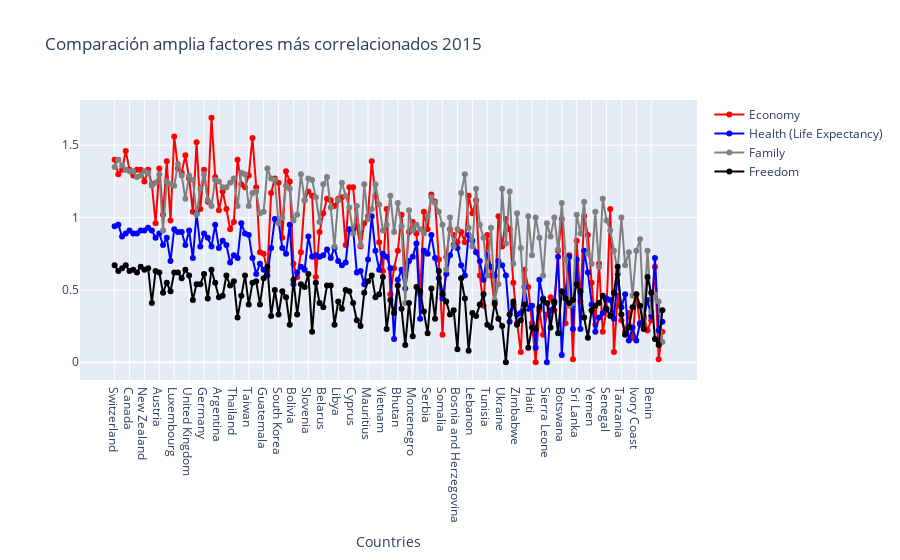

The notebook cell saved with this chart:
### Markdown cell above
Factores por paises

### Code cell
factorstop = df15.iloc[:,:]
        # Creating trace1
trace1 = go.Scatter(x = df15['Country'],
                    y = df15['Economy (GDP per Capita)'],
                    mode = "lines+markers",
                    name = "Economy",
                    marker = dict(color = 'red'),
                    text= df15.Country)

        # Creating trace2
trace2 = go.Scatter(x = df15['Country'],
                    y = df15['Health (Life Expectancy)'],
                    mode = "lines+markers",
                    name = "Health (Life Expectancy)",
                    marker = dict(color = 'blue'),
                    text= df15.Country)

        # Creating trace3
trace3 = go.Scatter(x = df15['Country'],
                    y = df15['Family'],
                    mode = "lines+markers",
                    name = "Family",
                    marker = dict(color = 'grey'),
                    text= df15.Country)

        # Creating trace4
trace4 = go.Scatter(x = df15['Country'],
                    y = df15["Freedom"],
                    mode = "lines+markers",
                    name = "Freedom",
                    marker = dict(color = 'black'),
                    text= df15.Country)

       
data = [trace1, trace2, trace3, trace4]
layout = dict(title = 'Comparación amplia factores más correlacionados 2015',
              xaxis= dict(title= 'Countries',ticklen= 4,zeroline= False),
              hovermode="x unified")
figfactores15 = dict(data = data,layout = layout)

iplot(figfactores15)

### Figure 1 — Plotly figure (JSON) as saved in the notebook; plotly's stock layout.template omitted (floating-point values rounded to 4 significant figures; data arrays with more than 128 entries replaced by an {"elided": "..."} marker saying what was removed)
{"data": [{"marker": {"color": "red"}, "mode": "lines+markers", "name": "Economy", "text": {"elided": "148 str values"}, "type": "scatter", "x": {"elided": "148 str values"}, "y": {"elided": "148 float values"}}, {"marker": {"color": "blue"}, "mode": "lines+markers", "name": "Health (Life Expectancy)", "text": {"elided": "148 str values"}, "type": "scatter", "x": {"elided": "148 str values"}, "y": {"elided": "148 float values"}}, {"marker": {"color": "grey"}, "mode": "lines+markers", "name": "Family", "text": {"elided": "148 str values"}, "type": "scatter", "x": {"elided": "148 str values"}, "y": {"elided": "148 float values"}}, {"marker": {"color": "black"}, "mode": "lines+markers", "name": "Freedom", "text": {"elided": "148 str values"}, "type": "scatter", "x": {"elided": "148 str values"}, "y": {"elided": "148 float values"}}], "layout": {"hovermode": "x unified", "title": {"text": "Comparación amplia factores más correlacionados 2015"}, "xaxis": {"ticklen": 4, "title": {"text": "Countries"}, "zeroline": false}}}
